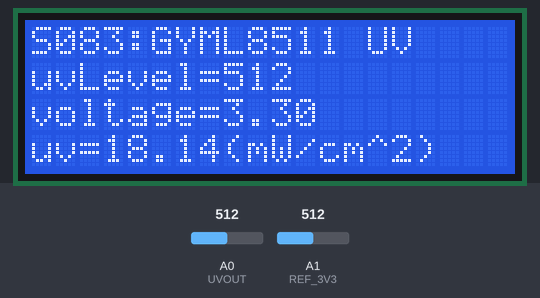
Bench run of a sketch on a simulated Arduino Uno, built with avr-gcc and run on an emulated ATmega328P. Parts: 20×4 character LCD. Inputs (shaded band) come from the test bench; at power-on: A0 (UVOUT) = 512, A1 (REF_3V3) = 512.

Above: at 2.2 s.
2.3 s: A0 (UVOUT) set to 366
At 3.3 s:
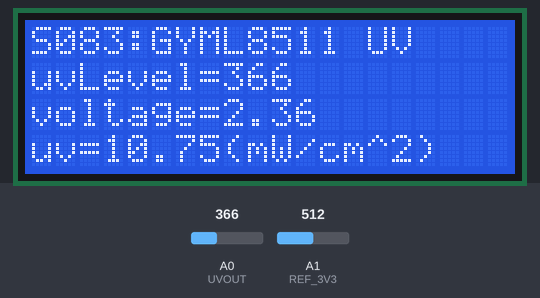
3.9 s: A0 (UVOUT) set to 334
At 5.1 s:
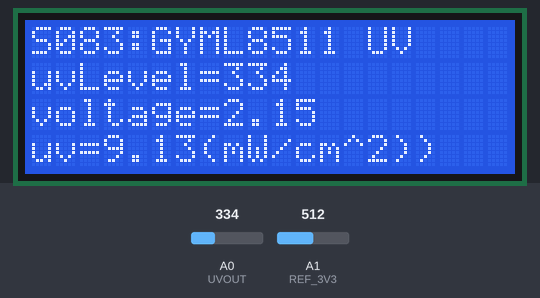
5.4 s: A1 (REF_3V3) set to 472
At 6.7 s:
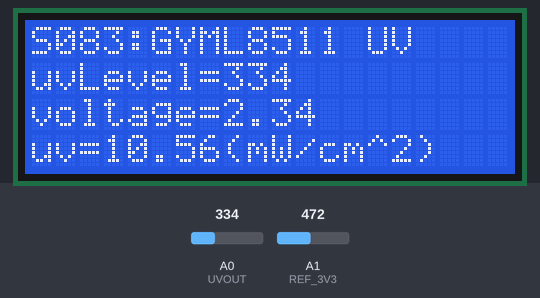
7.0 s: A1 (REF_3V3) set to 0
At 7.7 s:
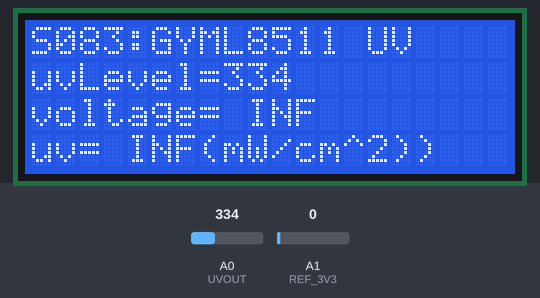
8.6 s: A0 (UVOUT) set to 0
At 9.3 s:
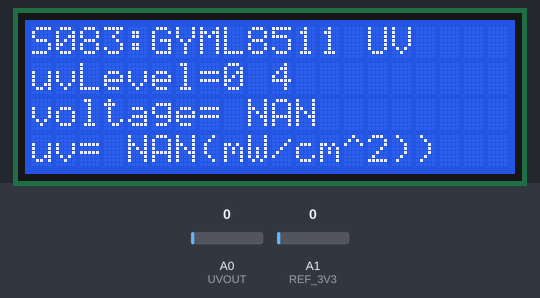
10.2 s: A1 (REF_3V3) set to 122
At 11.5 s:
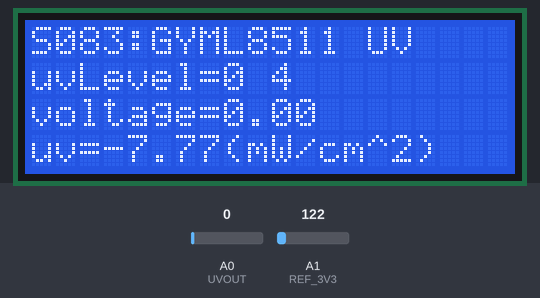
Timing chart, 0 to 12.8 s (numbered marks = the images above; inputs shaded):
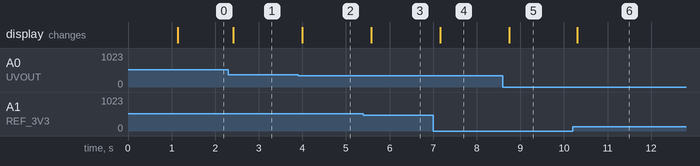

The sketch:

basic_test.ino
```cpp
/* ML8511 UV Sensor (GYML8511) [S083] : http://rdiot.tistory.com/72 [RDIoT Demo] */

#include <Wire.h>
#include <LiquidCrystal_I2C.h>

//Hardware pin definitions
int UVOUT = A0; //Output from the sensor
int REF_3V3 = A1; //3.3V power on the Arduino board

LiquidCrystal_I2C lcd(0x27,20,4);  // LCD2004

void setup()
{
  lcd.init();  // initialize the lcd
  lcd.backlight();
  lcd.print("start LCD2004");

  pinMode(UVOUT, INPUT);
  pinMode(REF_3V3, INPUT);

  delay(1000);

  lcd.clear();
}

void loop()
{
  lcd.setCursor(0,0);
  lcd.print("S083:GYML8511 UV");

 int uvLevel = averageAnalogRead(UVOUT);
 int refLevel = averageAnalogRead(REF_3V3);
 //Use the 3.3V power pin as a reference to get a very accurate output value from sensor
 float outputVoltage = 3.3 / refLevel * uvLevel;
 float uvIntensity = mapfloat(outputVoltage, 0.99, 2.9, 0.0, 15.0);


 lcd.setCursor(0,1);
 lcd.print("uvLevel=" + (String)uvLevel + " ");

 lcd.setCursor(0,2);
 lcd.print("voltage=" + (String)outputVoltage + " ");

 lcd.setCursor(0,3);
 lcd.print("uv=" + (String)uvIntensity + "(mW/cm^2)");

 delay(100);

}
//Takes an average of readings on a given pin
//Returns the average
int averageAnalogRead(int pinToRead)
{
  byte numberOfReadings = 8;
  unsigned int runningValue = 0;
  for(int x = 0 ; x < numberOfReadings ; x++)
    runningValue += analogRead(pinToRead);
  runningValue /= numberOfReadings;
  return(runningValue);
}
//The Arduino Map function but for floats
float mapfloat(float x, float in_min, float in_max, float out_min, float out_max)
{
  return (x - in_min) * (out_max - out_min) / (in_max - in_min) + out_min;
}
```

Measured:
- the behaviour switches between 352 and 351 on A0 (UVOUT) (found by bisection; images 1 and 2)
- the behaviour switches between 488 and 487 on A1 (REF_3V3) (found by bisection; images 2 and 3)
- after the input at 2.3 s, the display: changes after 0.11 s (image 1)
- after the input at 3.9 s, the display: changes after 0.10 s (image 2)
- after the input at 5.4 s, the display: changes after 0.18 s (image 3)
- after the input at 7.0 s, the display: changes after 0.16 s (image 4)
- after the input at 8.6 s, the display: changes after 0.14 s (image 5)
- after the input at 10.2 s, the display: changes after 0.10 s (image 6)
